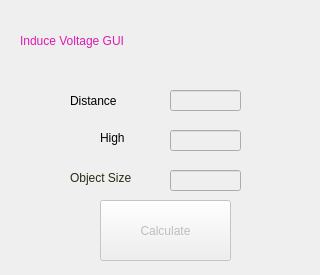
<?xml version="1.0" encoding="UTF-8"?>
<ui version="4.0">
 <class>Main</class>
 <widget class="QWidget" name="Main">
  <property name="windowModality">
   <enum>Qt::WindowModal</enum>
  </property>
  <property name="enabled">
   <bool>false</bool>
  </property>
  <property name="geometry">
   <rect>
    <x>0</x>
    <y>0</y>
    <width>320</width>
    <height>275</height>
   </rect>
  </property>
  <property name="sizePolicy">
   <sizepolicy hsizetype="Fixed" vsizetype="Fixed">
    <horstretch>0</horstretch>
    <verstretch>0</verstretch>
   </sizepolicy>
  </property>
  <property name="minimumSize">
   <size>
    <width>320</width>
    <height>275</height>
   </size>
  </property>
  <property name="maximumSize">
   <size>
    <width>320</width>
    <height>275</height>
   </size>
  </property>
  <property name="windowTitle">
   <string>Induce Voltage GUI</string>
  </property>
  <widget class="QLabel" name="TextMain">
   <property name="geometry">
    <rect>
     <x>20</x>
     <y>10</y>
     <width>311</width>
     <height>61</height>
    </rect>
   </property>
   <property name="styleSheet">
    <string notr="true">font: 24pt &quot;MonoLisa&quot;;
color: rgb(222, 28, 181);</string>
   </property>
   <property name="text">
    <string>Induce Voltage GUI</string>
   </property>
   <property name="textFormat">
    <enum>Qt::AutoText</enum>
   </property>
  </widget>
  <widget class="QLabel" name="Distance_label">
   <property name="geometry">
    <rect>
     <x>70</x>
     <y>90</y>
     <width>91</width>
     <height>21</height>
    </rect>
   </property>
   <property name="styleSheet">
    <string notr="true">font: 15pt &quot;MonoLisa&quot;;
color: rgb(0, 0, 0);</string>
   </property>
   <property name="text">
    <string>Distance</string>
   </property>
  </widget>
  <widget class="QLabel" name="High_label">
   <property name="geometry">
    <rect>
     <x>100</x>
     <y>130</y>
     <width>41</width>
     <height>16</height>
    </rect>
   </property>
   <property name="styleSheet">
    <string notr="true">font: 15pt &quot;MonoLisa&quot;;
color: rgb(0, 0, 0);</string>
   </property>
   <property name="text">
    <string>High</string>
   </property>
  </widget>
  <widget class="QLabel" name="Size_label">
   <property name="geometry">
    <rect>
     <x>70</x>
     <y>170</y>
     <width>81</width>
     <height>16</height>
    </rect>
   </property>
   <property name="styleSheet">
    <string notr="true">font: 15pt &quot;.AppleSystemUIFont&quot;;
color: rgb(40, 43, 18);</string>
   </property>
   <property name="text">
    <string>Object Size</string>
   </property>
  </widget>
  <widget class="QLineEdit" name="Distane_in">
   <property name="geometry">
    <rect>
     <x>170</x>
     <y>90</y>
     <width>71</width>
     <height>21</height>
    </rect>
   </property>
  </widget>
  <widget class="QLineEdit" name="High_in">
   <property name="geometry">
    <rect>
     <x>170</x>
     <y>130</y>
     <width>71</width>
     <height>21</height>
    </rect>
   </property>
  </widget>
  <widget class="QLineEdit" name="Size_in">
   <property name="geometry">
    <rect>
     <x>170</x>
     <y>170</y>
     <width>71</width>
     <height>21</height>
    </rect>
   </property>
  </widget>
  <widget class="QPushButton" name="pushButton">
   <property name="geometry">
    <rect>
     <x>100</x>
     <y>200</y>
     <width>131</width>
     <height>61</height>
    </rect>
   </property>
   <property name="styleSheet">
    <string notr="true">font: 18pt &quot;MonoLisa&quot;;
border-color: rgb(252, 16, 45);
</string>
   </property>
   <property name="text">
    <string notr="true">Calculate</string>
   </property>
   <property name="checkable">
    <bool>true</bool>
   </property>
  </widget>
 </widget>
 <resources/>
 <connections/>
</ui>
